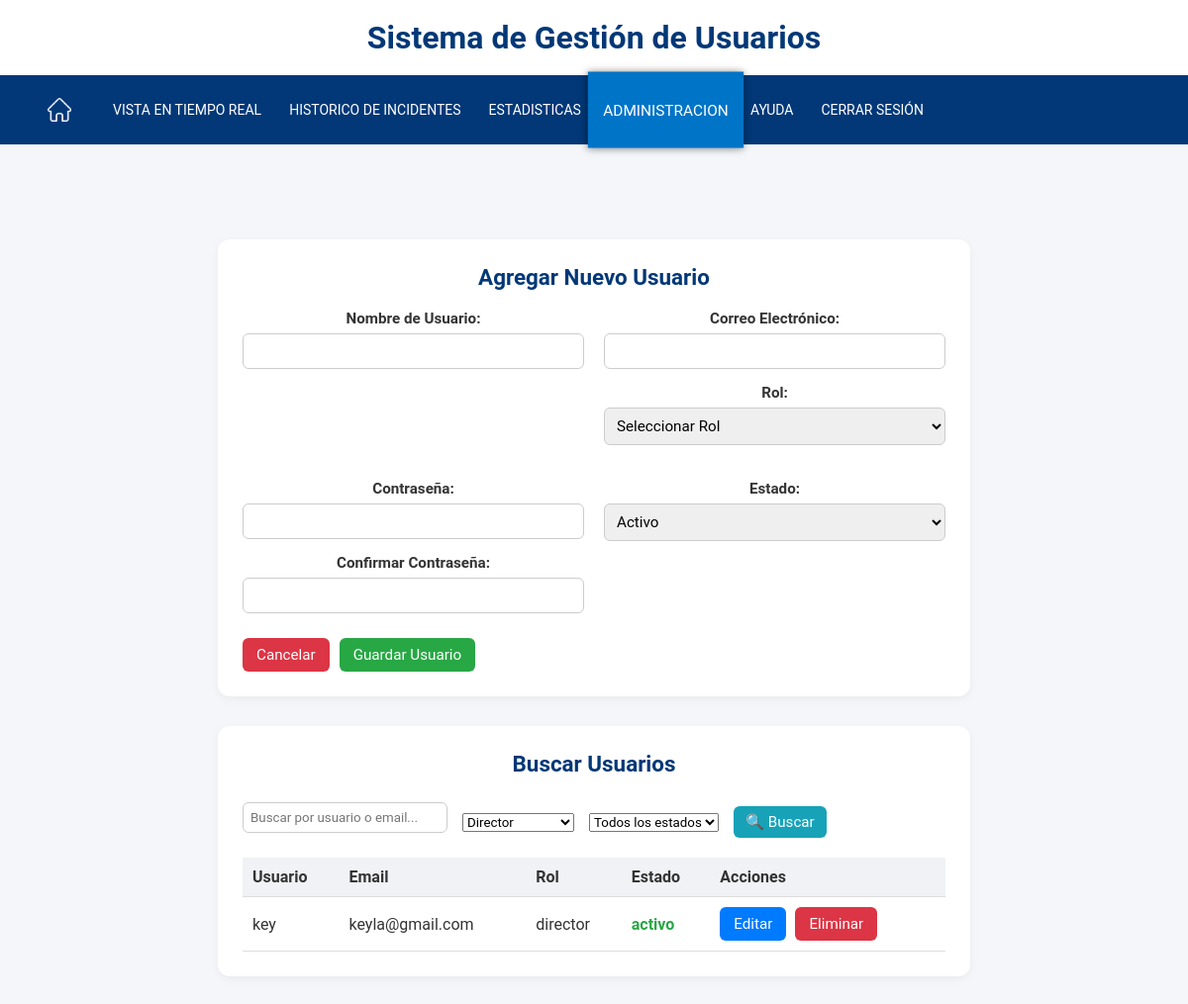
The app's page /web/assets/admin.php?role=director (signed in) with its own data.
### tables this page shows
CREATE TABLE `usuarios` (
  `id` int NOT NULL AUTO_INCREMENT,
  `usuario` varchar(50) NOT NULL,
  `correo` varchar(50) NOT NULL,
  `contrasena` varchar(100) NOT NULL,
  `rol` varchar(45) NOT NULL,
  `estado` varchar(45) NOT NULL,
  PRIMARY KEY (`id`)
);

### web/assets/admin.php (the view, shortened to what this page needs)
<?php
require_once 'db/conexion.php';
function obtenerUsuarios($conn, $filtros = []) {
    $where = [];
    $params = [];
    $types = '';
    if (!empty($filtros['role'])) {
        $where[] = "rol = ?";
        $params[] = $filtros['role'];
        $types .= 's';
    }
    $query = "SELECT * FROM usuarios";
    if (!empty($where)) {
        $query .= " WHERE " . implode(" AND ", $where);
    }
    $stmt = $conn->prepare($query);
    if (!empty($params)) {
        $stmt->bind_param($types, ...$params);
    }
    $stmt->execute();
    return $stmt->get_result();
}
$filtros = [
    'search' => $_GET['search'] ?? '',
    'role' => $_GET['role'] ?? '',
    'status' => $_GET['status'] ?? ''
];
$result = obtenerUsuarios($conn, $filtros);
$usuarios = [];
if ($result->num_rows > 0) {
    while($row = $result->fetch_assoc()) {
        $usuarios[] = $row;
    }
}
?>
<!DOCTYPE html>
<html lang="es">
</html>
<!DOCTYPE html>
<html lang="es">
<head>
    <link rel="stylesheet" href="css/estilos_barra_menu.css">
    <link rel="stylesheet" href="css/prueva.css">
</head>
<body>
    <header>
        <div class="superior">
            <div class="search">
                <br><h1>Sistema de Gestión de Usuarios</h1><br>
            </div>
        </div>
        <div class="container__menu">
            <nav>
                <ul>
                    <li><a href="menu.php"></a></li>
                    <li><a href="live-view.php">Vista en tiempo real</a></li>
                    <li><a href="incidents.php">Historico de incidentes</a></li>
                    <li><a href="statistics.php">Estadisticas</a></li>
                    <li><a href="" id="selected">Administracion</a></li>
                    <li><a href="ayuda.php" >Ayuda</a></li>
                    <li><a href="db/logout.php">Cerrar sesión</a></li>
                </ul>
            </nav>
        </div>
    </header><br>
    <div class="container">
        <div class="card">
            <h2 class="card-title">Agregar Nuevo Usuario</h2>
            <form id="userForm" action="db/guardar_usuario.php" method="POST">
                <div class="form-row">
                    <div class="form-col">
                        <div class="form-group">
                            <label for="username">Nombre de Usuario:</label>
                            <input type="text" id="username" name="username" required>
                        </div>
                    </div>
                    <div class="form-col">
                        <div class="form-group">
                            <label for="email">Correo Electrónico:</label>
                            <input type="email" id="email" name="email" required>
                        </div>
                        <div class="form-group">
                            <label for="role">Rol:</label>
                            <select id="role" name="role" required>
                                <option value="">Seleccionar Rol</option>
                            </select>
                        </div>
                    </div>
                    <div class="form-col">
                        <div class="form-group">
                            <label for="password">Contraseña:</label>
                            <input type="password" id="password" name="password" required>
                        </div>
                        <div class="form-group">
                            <label for="confirm_password">Confirmar Contraseña:</label>
                            <input type="password" id="confirm_password" name="confirm_password" required>
                        </div>
                    </div>
                    <div class="form-col">
                        <div class="form-group">
                            <label for="status">Estado:</label>
                            <select id="status" name="status" required>
                                <option value="activo">Activo</option>
                            </select>
                        </div>
                    </div>
                </div>
                <div class="button-group">
                    <button type="reset" class="btn btn-cancel">Cancelar</button>
                    <button type="submit" class="btn btn-save">Guardar Usuario</button>
                </div>
            </form>
        </div>
        <div class="card">
            <h2 class="card-title">Buscar Usuarios</h2>
            <form method="GET" action="" class="search-form">
                <div class="filter-row">
                    <div class="search-box">
                        <input type="text" id="searchInput" name="search" placeholder="Buscar por usuario o email..." value="<?php echo isset($_GET['search']) ? htmlspecialchars($_GET['search']) : ''; ?>">
                    </div>
                    <div class="filter-group">
                        <select id="roleFilter" name="role" class="filter-select">
                            <option value="director" <?php echo (isset($_GET['role']) && $_GET['role'] == 'director') ? 'selected' : ''; ?>>Director</option>
                        </select>
                    </div>
                    <div class="filter-group">
                        <select id="statusFilter" name="status" class="filter-select">
                            <option value="">Todos los estados</option>
                        </select>
                    </div>
                    <div class="filter-group">
                        <button type="submit" class="btn-search">🔍 Buscar</button>
                    </div>
                </div>
            </form>
            <table id="usersTable">
                <thead>
                    <tr>
                        <th>Usuario</th>
                        <th>Email</th>
                        <th>Rol</th>
                        <th>Estado</th>
                        <th>Acciones</th>
                    </tr>
                </thead>
                <tbody>
                    <?php foreach ($usuarios as $usuario): ?>
                        <tr>
                            <td><?php echo htmlspecialchars($usuario['usuario'] ?? ''); ?></td>
                            <td><?php echo htmlspecialchars($usuario['correo'] ?? ''); ?></td>
                            <td><?php echo htmlspecialchars($usuario['rol'] ?? ''); ?></td>
                            <td class="status-<?php echo ($usuario['estado'] ?? '') == 'activo' ? 'active' : 'inactive'; ?>">
                                <?php echo htmlspecialchars($usuario['estado'] ?? ''); ?>
                            </td>
                            <td class="actions">
                                <button class="btn btn-action btn-edit"
                                    data-id="<?php echo $usuario['id']; ?>"
                                    data-usuario="<?php echo htmlspecialchars($usuario['usuario'] ?? ''); ?>"
                                    data-correo="<?php echo htmlspecialchars($usuario['correo'] ?? ''); ?>"
                                    data-rol="<?php echo $usuario['rol'] ?? ''; ?>"
                                    data-estado="<?php echo $usuario['estado'] ?? ''; ?>"
                                    type="button">
                                    Editar
                                </button>
                                <button class="btn btn-action btn-delete" data-id="<?php echo $usuario['id']; ?>">Eliminar</button>
                            </td>
                        </tr>
                    <?php endforeach; ?>
                </tbody>
            </table>
        </div>
    </div>
</body>
</html>

### web/assets/css/estilos_barra_menu.css (style rules this page uses)
header { font-family: 'Roboto', sans-serif; position: fixed; width: 100%; top: 0; left: 0; background: white; transition: transform 0.3s ease-in-out, box-shadow 0.3s ease-in-out; z-index: 1000; }
* { box-sizing: border-box; margin: 0; padding: 0; font-family: 'Roboto', sans-serif; }
html { font-family: 'Roboto', sans-serif; text-align: center; }
h1 { margin: 0; color: #023877; font-family: 'Roboto', sans-serif; }
h2 { font-size: 24px; color: #023877; margin-bottom: 20px; font-weight: 700; text-align: center; }
a { text-decoration: none; }
.superior { max-width: 1100px; margin: auto; display: flex; align-items: center; position: relative; }
.search { flex: 2; text-align: center; }
.search h1 { margin: 0; }
.container__menu { width: 100%; height: 70px; background: #023877; padding: 0px 20px; }
nav { height: 100%; }
nav > ul { height: 100%; display: flex; }
nav ul li { height: 100%; list-style: none; position: relative; }
nav > ul > li:first-child > a { background-image: url(../img/icon/casa.png); background-size: 24px; background-repeat: no-repeat; background-position: center center; padding: 20px 40px; }
nav > ul > li > a { width: 100%; height: 100%; display: flex; align-items: center; padding: 14px; color: white; text-transform: uppercase; font-size: 14px; transition: all 300ms ease; }
#selected { transform: scale(1.1); background-color: #0074c7; box-shadow: 0px 0px 7px 0px rgba(0, 0, 0, 0.5); }

### web/assets/css/prueva.css (style rules this page uses)
body { margin: 0; font-family: 'Segoe UI', sans-serif; background-color: #f4f6f9; color: #333; padding: 180px; }
.container { padding: 40px; max-width: 1200px; margin: auto; }
.card { background: white; border-radius: 12px; box-shadow: 0 3px 10px rgba(0,0,0,0.05); padding: 25px; margin-bottom: 30px; }
.card-title { font-size: 1.4rem; margin-bottom: 20px; }
.form-row { display: flex; flex-wrap: wrap; gap: 20px; }
.form-col { flex: 1; min-width: 250px; }
.form-group { display: flex; flex-direction: column; margin-bottom: 15px; }
.form-group label { font-weight: 600; margin-bottom: 6px; font-size: 0.95rem; }
.form-group input, .form-group select, textarea { padding: 8px; border-radius: 6px; border: 1px solid #ccc; font-size: 0.95rem; }
.button-group, .filter-group { display: flex; gap: 10px; align-items: center; margin-top: 10px; }
.btn { padding: 8px 14px; border: none; border-radius: 6px; font-size: 0.95rem; cursor: pointer; }
.btn-save { background-color: #28a745; color: white; }
.btn-cancel { background-color: #dc3545; color: white; }
.btn-action { background-color: #007bff; color: white; margin-right: 5px; }
.btn-delete { background-color: #dc3545; }
.btn-search { background-color: #17a2b8; color: white; border: none; border-radius: 6px; padding: 7px 12px; font-size: 0.95rem; cursor: pointer; }
#usersTable { width: 100%; border-collapse: collapse; margin-top: 20px; }
#usersTable th, #usersTable td { text-align: left; padding: 10px; border-bottom: 1px solid #ddd; }
#usersTable th { background-color: #f0f2f5; }
.status-active { color: #28a745; font-weight: bold; }
.actions button { margin-right: 5px; }
.search-form { display: flex; flex-direction: column; gap: 10px; }
.filter-row { display: flex; flex-wrap: wrap; align-items: center; gap: 15px; }
.search-box input { padding: 7px; border-radius: 6px; border: 1px solid #ccc; }

### records on screen
usuarios: usuario "key", correo "keyla@gmail.com", rol "director", estado "activo"
